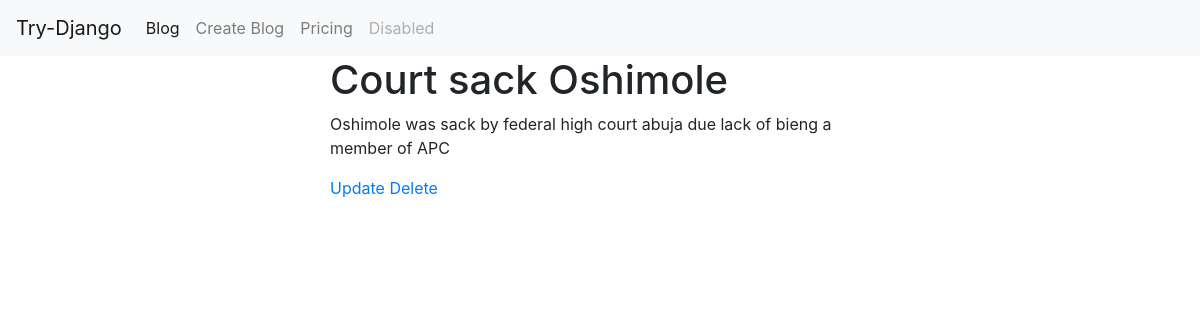
The page /blog/blog-post/ on the database its author committed.
### blog/models.py (models this page shows, shortened)
class BlogPost(models.Model):
    user = models.ForeignKey(User, default=1, null=True, on_delete=models.SET_NULL)
    images = models.ImageField(upload_to='image/', blank=True, null=True)
    title = models.CharField(max_length=50)
    slug = models.SlugField(unique=True)
    content = models.TextField(null=True, blank=True)

### blog/views.py (the view)
# urls.py: path('<str:slug>/', views.blog_detail, name='blog_detail'),
def blog_detail(request, slug):
    obj = BlogPost.objects.get(slug=slug)
    template_name = 'blog/blog_detail.html'
    context = {'blog':obj}
    return render(request, template_name, context)

### blog/templates/blog/blog_detail.html (shortened to what this page needs)
{% extends 'base.html' %}
{% block content %}
<h1>{{ blog.title }}</h1>
<p>{{blog.content}}</p>
<div>
    <a href="{% url 'blog_update' blog.slug %}">Update</a>
    <a href="{% url 'blog_delete' blog.slug %}">Delete</a>
</div>
{% endblock  %}

### rows shown on the page
BlogPost: title "Court sack Oshimole", content "Oshimole was sack by federal high court abuja due lack of bieng a member of APC"
